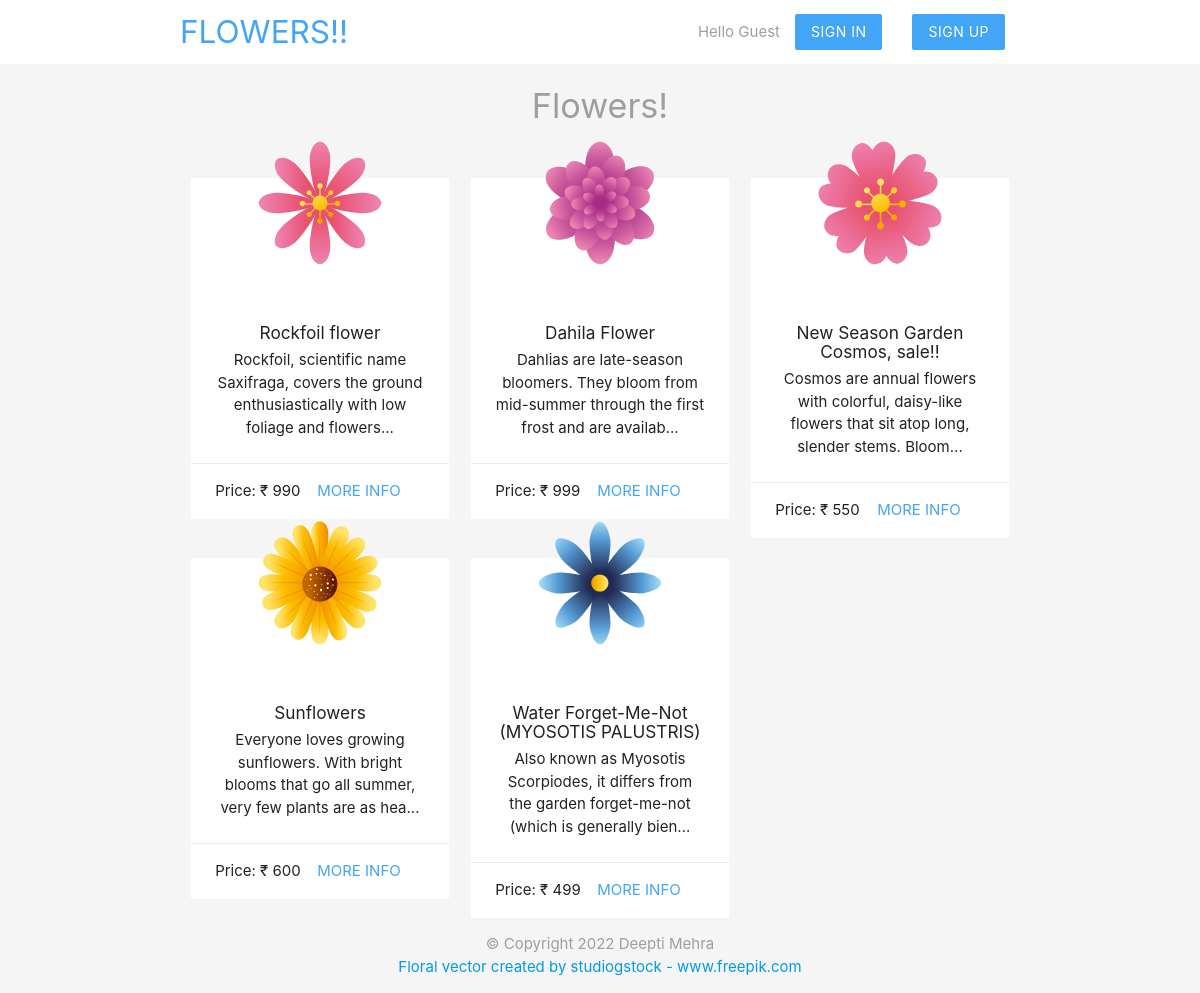
The page / on the database its author committed.
### tables this page shows
CREATE TABLE `flowers` (
  `id` int(11) NOT NULL,
  `name` varchar(255) NOT NULL,
  `description` mediumtext NOT NULL,
  `img_url` varchar(255) NOT NULL,
  `price` float NOT NULL,
  `created_by` int(11) NOT NULL,
  `flower_type` int(11) NOT NULL,
  `created_at` timestamp NOT NULL DEFAULT current_timestamp()
);

CREATE TABLE `flower_types` (
  `id` int(11) NOT NULL,
  `name` varchar(255) NOT NULL,
  `img_url` varchar(255) NOT NULL
);

### index.php (the view, shortened to what this page needs)
<?php
include('config/db_connect.php');
$sql = "SELECT * FROM `flowers` ORDER BY created_at;";
$result = mysqli_query($conn, $sql);
$flowers = mysqli_fetch_all($result, MYSQLI_ASSOC);
?>
<!DOCTYPE html>
<html>
<?php include('templates/header.php'); ?>
<h4 class="center grey-text">Flowers!</h4>
<div class="container">
	<div class="row">
		<?php foreach ($flowers as $flower) : ?>
			<?php
			$flowerTypeId = $flower['flower_type'];
			$flowerTypeSql = "SELECT * FROM `flower_types` WHERE id='$flowerTypeId'";
			$flowerTypeSqlResult = mysqli_query($conn, $flowerTypeSql);
			$flowerType = mysqli_fetch_assoc($flowerTypeSqlResult);
			?>
			<div class="col s6 m4 flower_card">
				<div class="card z-depth-0">
					<img src="<?php echo htmlspecialchars($flowerType['img_url']); ?>" class="flower">
					<div class="card-content center">
						<h6><?php echo htmlspecialchars($flower['name']); ?></h6>
						<p><?php echo  substr(htmlspecialchars($flower['description']), 0, 100) . "..."; ?></p>
					</div>
					<div class="card-action" style="display: flex; justify-content: space-between;">
						Price: ₹ <?php echo $flower['price'] ?>
						<a class="brand-text" href="details.php?id=<?php echo $flower['id'] ?>">more info</a>
					</div>
				</div>
			</div>
		<?php endforeach; ?>
	</div>
</div>
<?php include('templates/footer.php'); ?>
</html>

### templates/header.php (shortened to what this page needs)
<?php
$name = $_SESSION['username'] ?? 'Guest';
?>
<head>
  <link rel="stylesheet" href="https://cdnjs.cloudflare.com/ajax/libs/materialize/1.0.0/css/materialize.min.css">
  <link rel="stylesheet" href="./styles.css">
</head>
<body class="grey lighten-4">
  <nav class="white z-depth-0">
    <div class="container">
      <a href="index.php" class="brand-logo brand-text">FLOWERS!!</a>
      <ul id="nav-mobile" class="right hide-on-small-and-down">
        <li class="grey-text">Hello <?php echo htmlspecialchars($name); ?></li>
        <?php if (isset($_SESSION['username'])) { ?>
          <li><a href="add.php" class="btn brand z-depth-0">Add a Flower</a></li>
          <li><a href="signout.php" class="btn brand z-depth-0">Sign out</a></li>
        <?php } else { ?>
          <li><a href="signin.php" class="btn brand z-depth-0">Sign in</a></li>
          <li><a href="signup.php" class="btn brand z-depth-0">Sign up</a></li>
        <?php } ?>
      </ul>
    </div>
  </nav>

### templates/footer.php (shortened to what this page needs)
<footer class="section">
	<div class="center grey-text">&copy; Copyright 2022 Deepti Mehra
		<a href='https://www.freepik.com/vectors/floral'>Floral vector created by studiogstock - www.freepik.com</a>
	</div>
</footer>
</body>

### styles.css (style rules this page uses)
.brand { background: #42a5f5 !important; }
.brand-text { color: #42a5f5 !important; }
.flower { width: 140px; height: 140px; margin: 40px auto -30px; display: block; position: relative; top: -45px; }
.flower_card { max-height: 300px; margin-bottom: 80px; }

### rows shown on the page
flowers: flower_type.img_url (picture), name "Rockfoil flower", description "Rockfoil, scientific name Saxifraga, covers the ground enthusiastically with low foliage and flowers", price "990"
flowers: flower_type.img_url (picture), name "Dahila Flower", description "Dahlias are late-season bloomers. They bloom from mid-summer through the first frost and are availab", price "999"
flowers: flower_type.img_url (picture), name "New Season Garden Cosmos, sale!!", description "Cosmos are annual flowers with colorful, daisy-like flowers that sit atop long, slender stems. Bloom", price "550"
flowers: flower_type.img_url (picture), name "Sunflowers", description "Everyone loves growing sunflowers. With bright blooms that go all summer, very few plants are as hea", price "600"
flowers: flower_type.img_url (picture), name "Water Forget-Me-Not (MYOSOTIS PALUSTRIS)", description "Also known as Myosotis Scorpiodes, it differs from the garden forget-me-not (which is generally bien", price "499"

### other values the page prints
$name "Guest"
